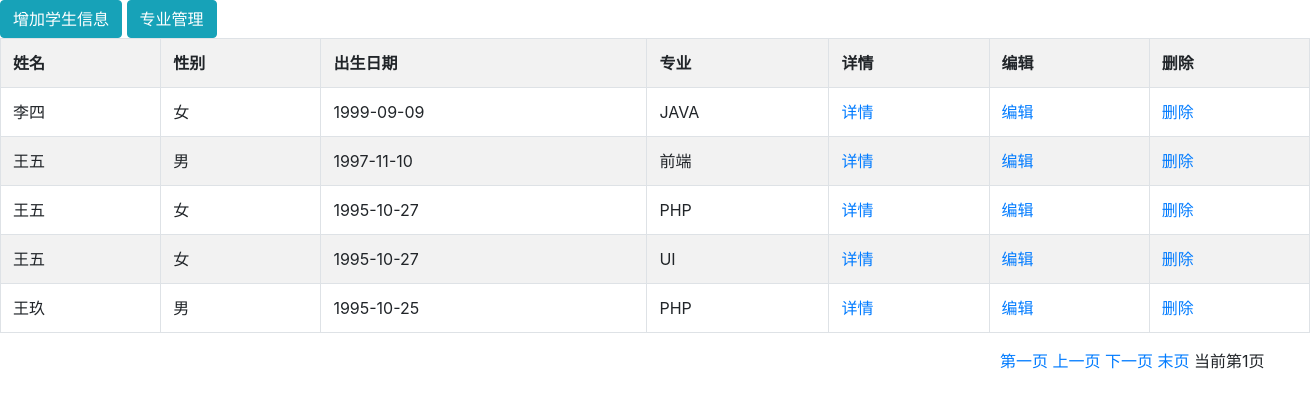
The page / on the database its author committed.
### tables this page shows
CREATE TABLE `students` (
  `id` int(11) NOT NULL AUTO_INCREMENT,
  `NAME` varchar(32) DEFAULT NULL,
  `gender` int(11) DEFAULT NULL,
  `birthday` date DEFAULT NULL,
  `major` int(11) DEFAULT NULL,
  PRIMARY KEY (`id`)
);

CREATE TABLE `majors` (
  `id` int(11) NOT NULL AUTO_INCREMENT,
  `major_name` varchar(32) DEFAULT NULL,
  PRIMARY KEY (`id`)
);

### index.php (the view, shortened to what this page needs)
<!DOCTYPE html>
<html lang="en">
<head>
	<link href="http://cdn.bootcss.com/bootstrap/4.0.0-alpha.2/css/bootstrap.css" rel="stylesheet">
</head>
<body>
<a href="studentadd.php" class="btn btn-info">增加学生信息</a>
<a href="Administration.php" class="btn btn-info">专业管理</a>
<table class="table table-striped table-bordered table-hover table-condensed">
<tr>
<th>姓名</th>
<th>性别</th>
<th>出生日期</th>
<th>专业</th>
<th>详情</th>
<th>编辑</th>
<th>删除</th>
</tr>
<?php
$servername = "localhost";
$username = "root";
$password = "root";
$pageindex=1;
$pagesize=5;
$db = mysql_connect($servername, $username, $password);
if (!$db) {
	echo "连接失败";
}else{
	$start=($pageindex - 1) * $pagesize;
	$sql="SELECT B1.id,B1.NAME,(CASE B1.gender when 1 then '男' else '女' end)b,B1.birthday,B2.major_name FROM students B1 JOIN majors B2 ON B1.major=B2.id ORDER BY B1.id DESC LIMIT ".$start.",5;";
	$result=mysql_query($sql);
	if ($result==false) {
		echo "查询出错";
	}else{
		while ($row=mysql_fetch_assoc($result)) {
			echo "<tr>";
			echo "<td>" . $row["NAME"] . "</td>";
			echo "<td>" . $row["b"] . "</td>";
			echo "<td>" . $row["birthday"] . "</td>";
			echo "<td>" . $row["major_name"] . "</td>";
			echo "<td><a href='detail.php?id=" . $row["id"] . "'>详情</a></td>";
			echo "<td><a href='edituser.php?id=" . $row["id"] . "'>编辑</a></td>";
			echo "<td><a href='delete.php?id=" . $row["id"] . "'>删除</a></td>";
			echo "</tr>";
		}
	}
	$res=mysql_query("SELECT CEIL(COUNT(*)/5) FROM students;");
	$lastrow=mysql_fetch_row($res);
	$lastpageindex=$lastrow[0];
}
	?>
</table>
<div style="position: relative;left: 1000px;width: 300px;height: 50px;">
	<a href="index.php?pageindex=1">第一页</a>
    <a href=index.php?pageindex=<?php echo $a = $pageindex <= 1 ? 1 : $pageindex - 1;?>>上一页</a>
    <a href=index.php?pageindex=<?php echo $b = $pageindex>=$lastpageindex ? $pageindex : $pageindex+1; ?>>下一页</a>
    <a href=index.php?pageindex=<?php echo $lastpageindex; ?>>末页</a>
    当前第<?php echo $pageindex ?>页
</div>
</body>
</html>

### rows shown on the page
students: NAME "李四", b "女", birthday "1999-09-09", majors.major_name "JAVA"
students: NAME "王五", b "男", birthday "1997-11-10", majors.major_name "前端"
students: NAME "王五", b "女", birthday "1995-10-27", majors.major_name "PHP"
students: NAME "王五", b "女", birthday "1995-10-27", majors.major_name "UI"
students: NAME "王玖", b "男", birthday "1995-10-25", majors.major_name "PHP"

### other values the page prints
$pageindex "1"
